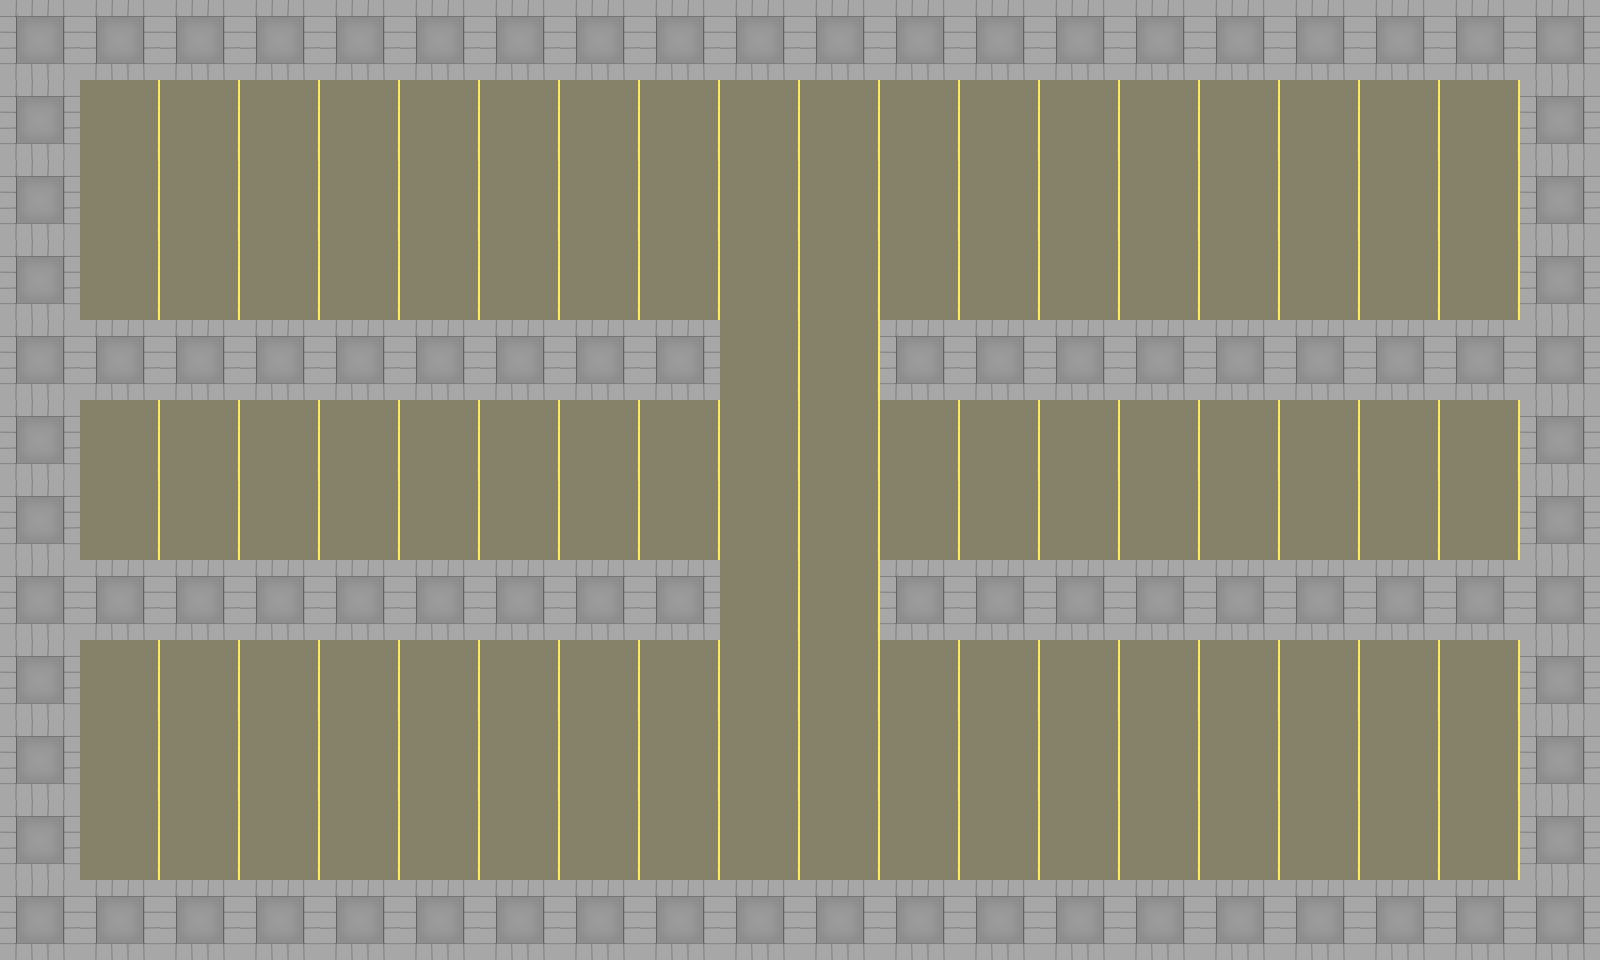

A 2D game scene composited from a Tiled map and its tileset images. What follows is a short description and the map's XML, with each tile layer's data collapsed to a summary:
An orthogonal 20x12 tile map with 80x80 px tiles, 2 tile layers (Tile Layer 1, Objects).

<map version="1.2" tiledversion="1.2.3" orientation="orthogonal" renderorder="right-down" width="20" height="12" tilewidth="80" tileheight="80" infinite="0" nextlayerid="3" nextobjectid="1">
 <tileset firstgid="1" source="ts2.tsx" />
 <layer id="1" name="Tile Layer 1" width="20" height="12">
  <data>[240 cells, 240 non-empty, 1 distinct tile ids]</data>
 </layer>
 <layer id="2" name="Objects" width="20" height="12">
  <properties>
   <property name="blocked" value="true" />
  </properties>
  <data>[240 cells, 92 non-empty, 1 distinct tile ids]</data>
 </layer>
</map>
